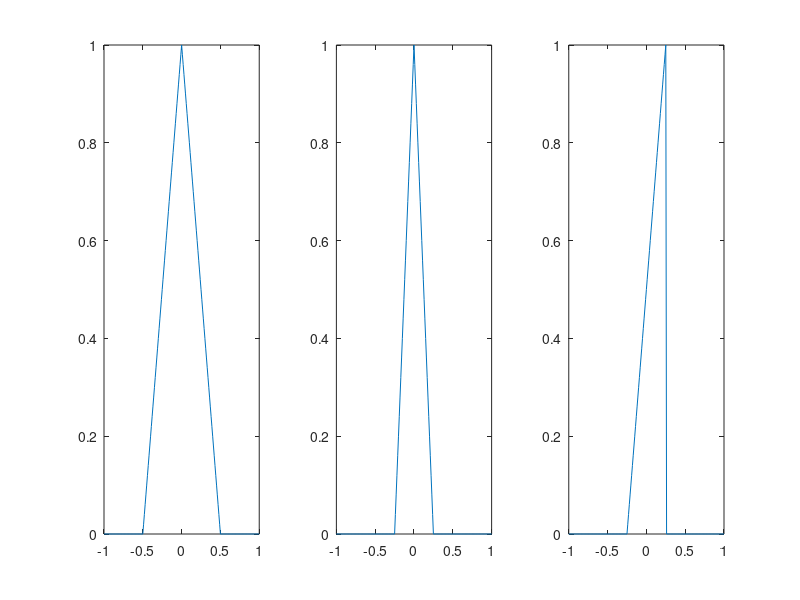

Write the MATLAB code that produced this figure.
t = -1:0.01:1;
w=0.5;
s=1;
y=tripuls(t);
y1=tripuls(t,w);
y2=tripuls(t,w,s);
subplot(131);
plot(t,y);
subplot(132);
plot(t,y1);
subplot(133);
plot(t,y2);
